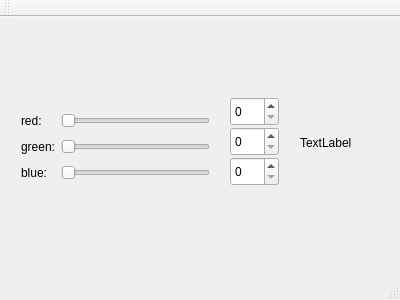
<?xml version="1.0" encoding="UTF-8"?>
<ui version="4.0">
 <class>MainWindow</class>
 <widget class="QMainWindow" name="MainWindow">
  <property name="geometry">
   <rect>
    <x>0</x>
    <y>0</y>
    <width>400</width>
    <height>300</height>
   </rect>
  </property>
  <property name="windowTitle">
   <string>MainWindow</string>
  </property>
  <widget class="QWidget" name="centralWidget">
   <widget class="QWidget" name="gridLayoutWidget">
    <property name="geometry">
     <rect>
      <x>10</x>
      <y>80</y>
      <width>211</width>
      <height>101</height>
     </rect>
    </property>
    <layout class="QGridLayout" name="gridLayout">
     <item row="1" column="1">
      <widget class="QSlider" name="horizontalSliderRed">
       <property name="orientation">
        <enum>Qt::Horizontal</enum>
       </property>
      </widget>
     </item>
     <item row="3" column="0">
      <widget class="QLabel" name="labelBlue">
       <property name="text">
        <string>blue:</string>
       </property>
      </widget>
     </item>
     <item row="1" column="0">
      <widget class="QLabel" name="labelRed">
       <property name="text">
        <string>red:</string>
       </property>
      </widget>
     </item>
     <item row="3" column="1">
      <widget class="QSlider" name="horizontalSliderBlue">
       <property name="orientation">
        <enum>Qt::Horizontal</enum>
       </property>
      </widget>
     </item>
     <item row="2" column="1">
      <widget class="QSlider" name="horizontalSliderGreen">
       <property name="orientation">
        <enum>Qt::Horizontal</enum>
       </property>
      </widget>
     </item>
     <item row="2" column="0">
      <widget class="QLabel" name="labelGreen">
       <property name="text">
        <string>green:</string>
       </property>
      </widget>
     </item>
    </layout>
   </widget>
   <widget class="QLabel" name="colorLabel">
    <property name="geometry">
     <rect>
      <x>300</x>
      <y>100</y>
      <width>62</width>
      <height>51</height>
     </rect>
    </property>
    <property name="text">
     <string>TextLabel</string>
    </property>
   </widget>
   <widget class="QSpinBox" name="spinBoxRed">
    <property name="geometry">
     <rect>
      <x>230</x>
      <y>80</y>
      <width>49</width>
      <height>29</height>
     </rect>
    </property>
   </widget>
   <widget class="QSpinBox" name="spinBoxGreen">
    <property name="geometry">
     <rect>
      <x>230</x>
      <y>110</y>
      <width>49</width>
      <height>29</height>
     </rect>
    </property>
   </widget>
   <widget class="QSpinBox" name="spinBoxBlue">
    <property name="geometry">
     <rect>
      <x>230</x>
      <y>140</y>
      <width>49</width>
      <height>29</height>
     </rect>
    </property>
   </widget>
  </widget>
  <widget class="QMenuBar" name="menuBar">
   <property name="geometry">
    <rect>
     <x>0</x>
     <y>0</y>
     <width>400</width>
     <height>25</height>
    </rect>
   </property>
  </widget>
  <widget class="QToolBar" name="mainToolBar">
   <attribute name="toolBarArea">
    <enum>TopToolBarArea</enum>
   </attribute>
   <attribute name="toolBarBreak">
    <bool>false</bool>
   </attribute>
  </widget>
  <widget class="QStatusBar" name="statusBar"/>
 </widget>
 <layoutdefault spacing="6" margin="11"/>
 <resources/>
 <connections>
  <connection>
   <sender>spinBoxRed</sender>
   <signal>valueChanged(int)</signal>
   <receiver>horizontalSliderRed</receiver>
   <slot>setValue(int)</slot>
   <hints>
    <hint type="sourcelabel">
     <x>293</x>
     <y>140</y>
    </hint>
    <hint type="destinationlabel">
     <x>225</x>
     <y>134</y>
    </hint>
   </hints>
  </connection>
  <connection>
   <sender>spinBoxGreen</sender>
   <signal>valueChanged(int)</signal>
   <receiver>horizontalSliderGreen</receiver>
   <slot>setValue(int)</slot>
   <hints>
    <hint type="sourcelabel">
     <x>291</x>
     <y>175</y>
    </hint>
    <hint type="destinationlabel">
     <x>190</x>
     <y>165</y>
    </hint>
   </hints>
  </connection>
  <connection>
   <sender>spinBoxBlue</sender>
   <signal>valueChanged(int)</signal>
   <receiver>horizontalSliderBlue</receiver>
   <slot>setValue(int)</slot>
   <hints>
    <hint type="sourcelabel">
     <x>286</x>
     <y>203</y>
    </hint>
    <hint type="destinationlabel">
     <x>194</x>
     <y>203</y>
    </hint>
   </hints>
  </connection>
 </connections>
</ui>
